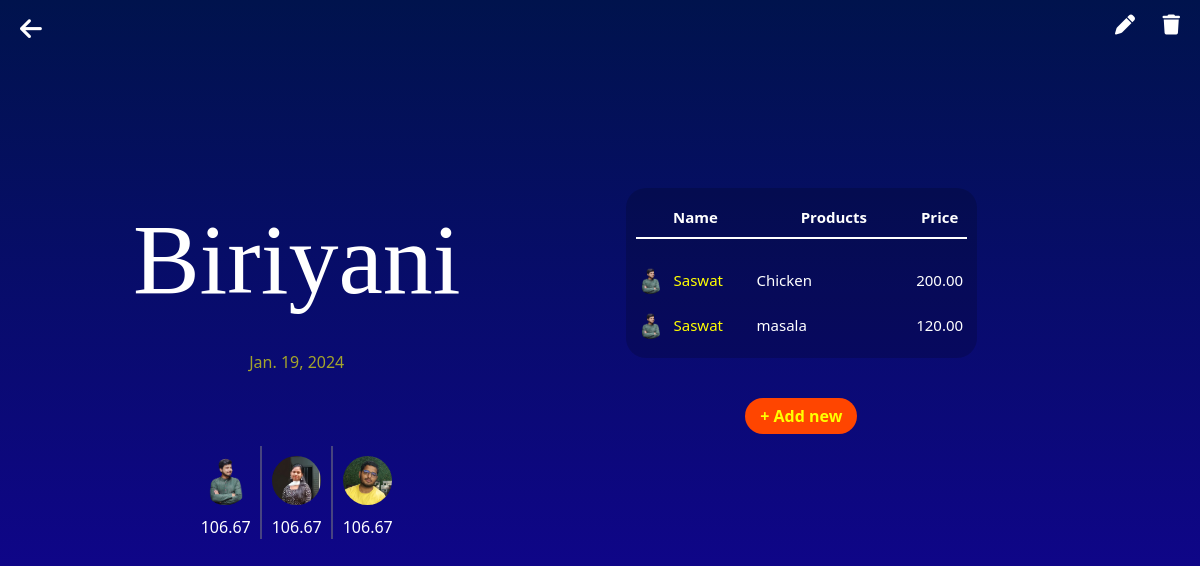
/eventDetails/3/1, run on an earlier commit of the app's database.
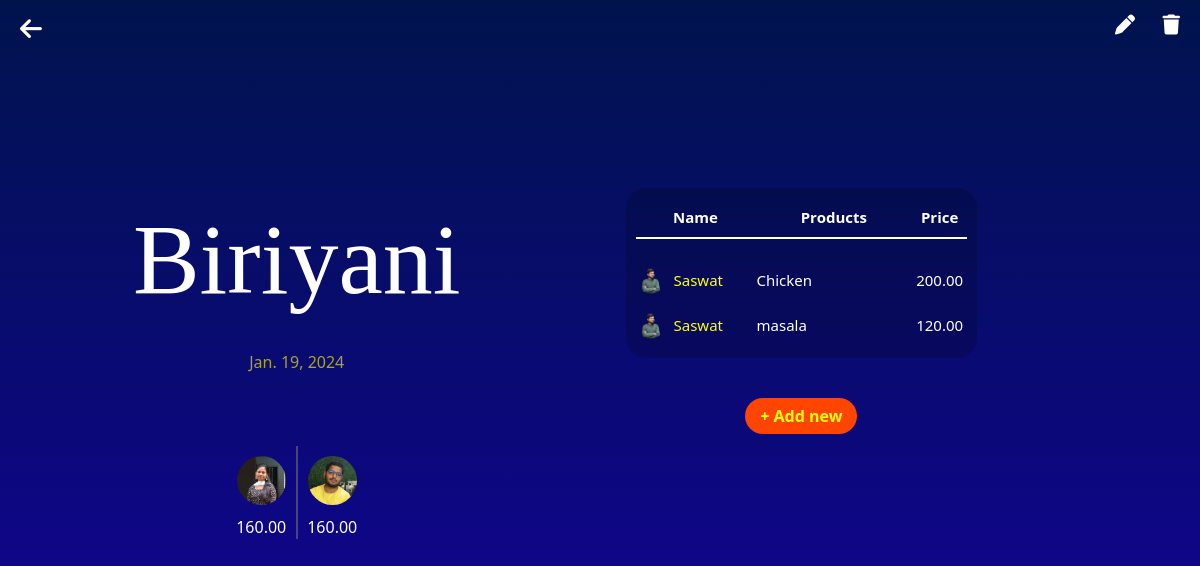
And on a later commit of the database.
### app/models.py (models this page shows)
class Event(models.Model):
    date = models.DateField()
    subject = models.CharField(max_length=200)

class Contribution(models.Model):
    event = models.ForeignKey(Event, on_delete=models.CASCADE)
    profile = models.ForeignKey(Profile, on_delete=models.CASCADE)
    amount = models.DecimalField(max_digits=10, decimal_places=2)

class Profile(models.Model):
    name = models.CharField(max_length=100)
    profile_pic = models.ImageField(upload_to='profile_pics/', blank=True, null=True)

class Purchase(models.Model):
    event = models.ForeignKey(Event, on_delete=models.CASCADE)
    profile = models.ForeignKey(Profile, on_delete=models.CASCADE)
    products = models.CharField(max_length=200)
    price = models.DecimalField(max_digits=10, decimal_places=2)

### app/views.py (the view, shortened to what this page needs)
# urls.py: path('eventDetails/<int:event_id>/<int:y>', eventDetails, name='eventDetails'),
def eventDetails(request, event_id, y):
    event = Event.objects.get(pk=event_id)
    profiles = Contribution.objects.filter(event=event.id).all()
    all_profiles = Profile.objects.all()
    profile_ids = profiles.values_list('profile_id', flat=True)
    event_contributions = Contribution.objects.all()
    event_purchase = Purchase.objects.filter(event = event).all()
    x=(Event.objects.count()+1-y)%5
    context={'event':event,'event_contributions':event_contributions,'profile_ids': profile_ids, "event_purchase":event_purchase,'x':x, 'profiles':profiles, 'all_profiles':all_profiles}
    return render(request, 'eventDetails.html', context)

### app/templates/eventDetails.html (shortened to what this page needs)
<!DOCTYPE html>
<html lang="en">
<head>
    <link href="https://cdn.jsdelivr.net/npm/bootstrap@5.3.2/dist/css/bootstrap.min.css" rel="stylesheet">
    <link rel="stylesheet" href="https://cdnjs.cloudflare.com/ajax/libs/font-awesome/6.5.1/css/all.min.css" />
</head>
<body>
    <a href="{% url 'home' %}" class="icons" id="back_icon"><i class="fa-solid fa-arrow-left"></i></a>
    <a href="" class="icons" data-bs-toggle="modal" data-bs-target="#staticBackdrop2"><i class="fa-solid fa-pen"></i></a>
    <a href="#" onclick="confirmDelete('{{ event.id }}', '{{ x }}')" class="icons"><i class="fa-solid fa-trash"></i></a>
    <br><br><br><br><br>
    <div class="row">
        <div class="ec col-xs-12 col-sm-12 col-md-6 col-lg-6">
        <h1>{{ event.subject }}</h1>
        <p>{{ event.date }}</p><br><br><br>
        <div class="d-flex justify-content-center">
            {% for contribution in event.contribution_set.all %}
                <div class="profiles">
                    <img src="{{contribution.profile.profile_pic.url}}" alt="">
                    <p class="price">{{ contribution.amount }}</p>
                </div>
            {% endfor %}
        </div>
        </div>
        <div class="ec col-xs-12 col-sm-12 col-md-4 col-lg-4">
            <br><br>
            <div class="purchage-container">
                <table>
                    <thead>
                        <tr>
                            <th style="width: 120px;">Name</th>
                            <th>Products</th>
                            <th style="width: 55px;">Price</th>
                        </tr>
                    </thead>
                    <tbody>
                        <tr style="height: 20px;background-color: transparent;">
                            <td style="font-size: 5px;">&nbsp;</td>
                            <td style="font-size: 5px;">&nbsp;</td>
                        </tr>
                        {% for purchage in event_purchase %}
                        <tr>
                            <td class="purchage-data">
                                <img src="{{purchage.profile.profile_pic.url}}" alt="">
                                {{purchage.profile.name}}
                            </td>
                            <td>{{purchage.products}}</td>
                            <td style="text-align: center;">{{purchage.price}}</td>
                        </tr>
                        {% endfor %}
                    </tbody>
                </table>
            </div>
            <div class="d-flex justify-content-center"><button class="btn-add" data-bs-toggle="modal" data-bs-target="#staticBackdrop">+ Add new</button></div>
        </div>
        <div class="ec col-xs-10 col-sm-10 col-md-2 col-lg-2"></div>
    </div>
</body>
</html>

What changed in the data, as far as the page shows it:
removed Contribution: profile.profile_pic (picture), amount "106.67"
removed Contribution: profile.profile_pic (picture), amount "106.67"
removed Contribution: profile.profile_pic (picture), amount "106.67"
added Contribution: profile.profile_pic (picture), amount "160.00"
added Contribution: profile.profile_pic (picture), amount "160.00"
